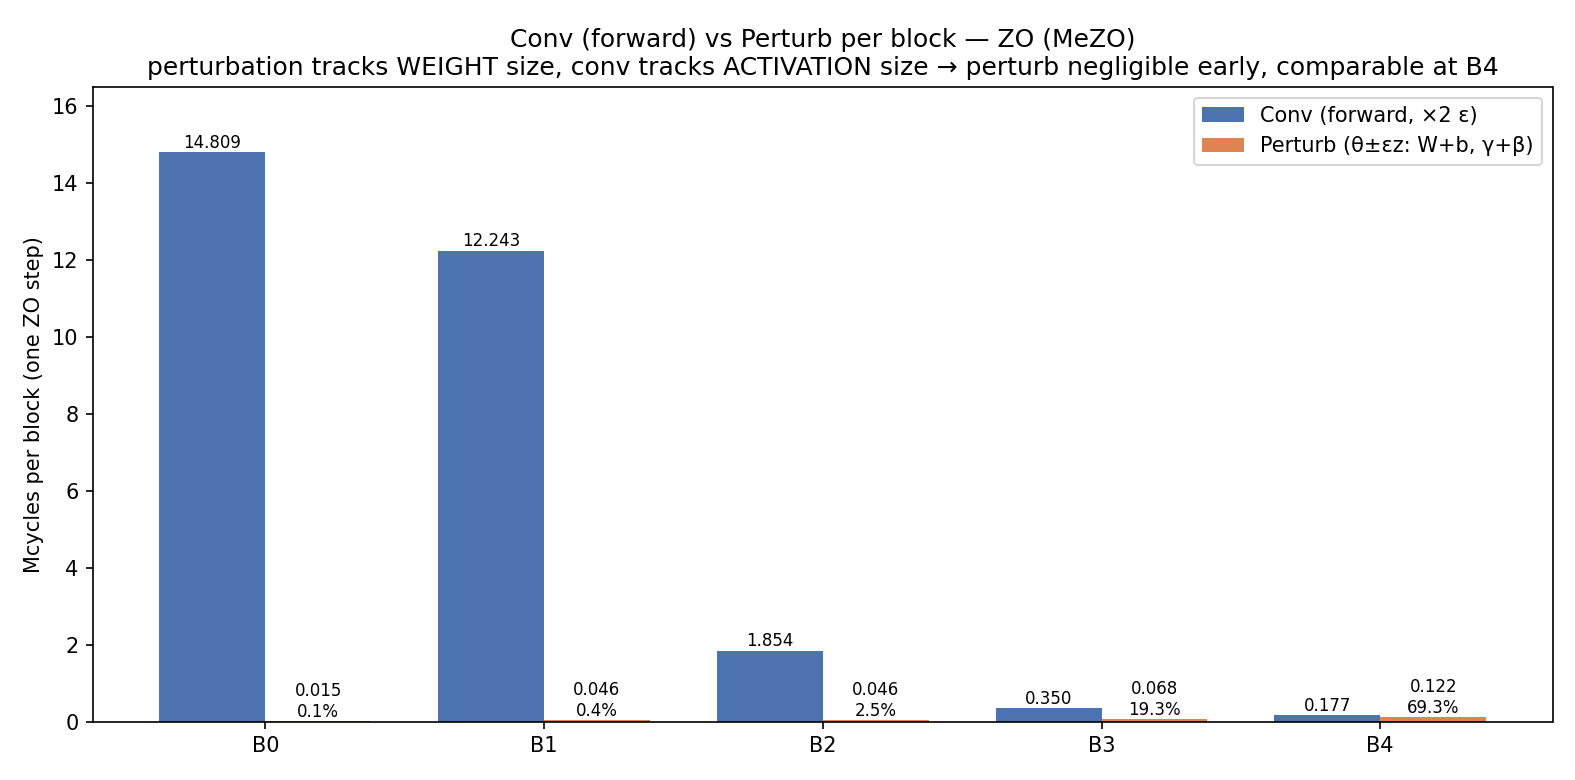

The Python source for this figure:
# ZO analog of exp1 BP lat_fig6_conv_vs_convgrad.py.
# BP compared Conv (forward) vs ConvGrad (dX+dW) per block — the extra cost of the BACKWARD pass.
# ZO is forward-only (no backward), so the ZO analog is Conv (forward) vs PERTURB per block: the perturbation
# kernels that generate θ±εz for that block's params (conv W+b, BN γ+β) — the "extra" cost beyond the forward.
# Both are summed over the 2 perturbed forwards of one ZO step (ratio is pass-invariant). Parsed from the trace.
import re, matplotlib
matplotlib.use("Agg"); import matplotlib.pyplot as plt; import numpy as np
from collections import defaultdict
L=open("../logs/profiletiling.log").read().splitlines()
node=defaultdict(lambda:[0,0,0])
rx=re.compile(r'^\[([^\]]+)\]\[[SD]B\]\[(\d+) ops\]\[Tile (\d+)\] (Pre-Kernel|Kernel|Post-Kernel)\s*:\s*(\d+) cycles')
for ln in L:
    m=rx.match(ln)
    if m: node[m.group(1)][{"Pre-Kernel":0,"Kernel":1,"Post-Kernel":2}[m.group(4)]]+=int(m.group(5))
conv=[0]*5; pert=[0]*5
for t,(p,k,po) in node.items():
    m=re.search(r'blocks_(\d)',t)
    if not m: continue
    b=int(m.group(1)); s=p+k+po
    tl=t.lower()
    if "_conv_l2" in tl and "transpose" not in tl: conv[b]+=s
    elif "perturb" in tl and "updated" not in tl: pert[b]+=s
M=1e6; x=np.arange(5); w=0.38
fig,ax=plt.subplots(figsize=(10.5,5.2))
ax.bar(x-w/2,[v/M for v in conv],w,color="#4C72B0",label="Conv (forward, ×2 ε)")
ax.bar(x+w/2,[v/M for v in pert],w,color="#DD8452",label="Perturb (θ±εz: W+b, γ+β)")
for i in range(5):
    ax.text(i-w/2,conv[i]/M+0.12,f"{conv[i]/M:.3f}",ha="center",fontsize=8)
    r=100*pert[i]/conv[i] if conv[i] else 0
    ax.text(i+w/2,pert[i]/M+0.12,f"{pert[i]/M:.3f}\n{r:.1f}%",ha="center",fontsize=8)
ax.set_xticks(x); ax.set_xticklabels([f"B{b}" for b in range(5)])
ax.set_ylabel("Mcycles per block (one ZO step)"); ax.set_ylim(0,16.5)
ax.set_title("Conv (forward) vs Perturb per block — ZO (MeZO)\n"
             "perturbation tracks WEIGHT size, conv tracks ACTIVATION size → perturb negligible early, "
             "comparable at B4")
ax.legend()
plt.tight_layout(); plt.savefig("lat_fig6_conv_vs_perturb.png",dpi=150); plt.close()
print("saved lat_fig6_conv_vs_perturb.png")
for b in range(5):
    r=100*pert[b]/conv[b] if conv[b] else 0
    print(f"  B{b}: conv {conv[b]/M:8.4f}M  perturb {pert[b]/M:8.4f}M  ({r:5.2f}%)")
